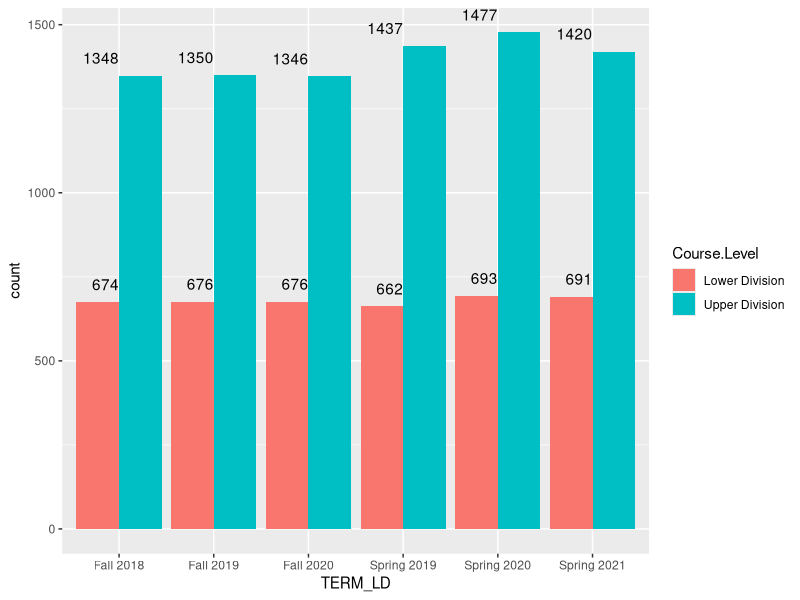
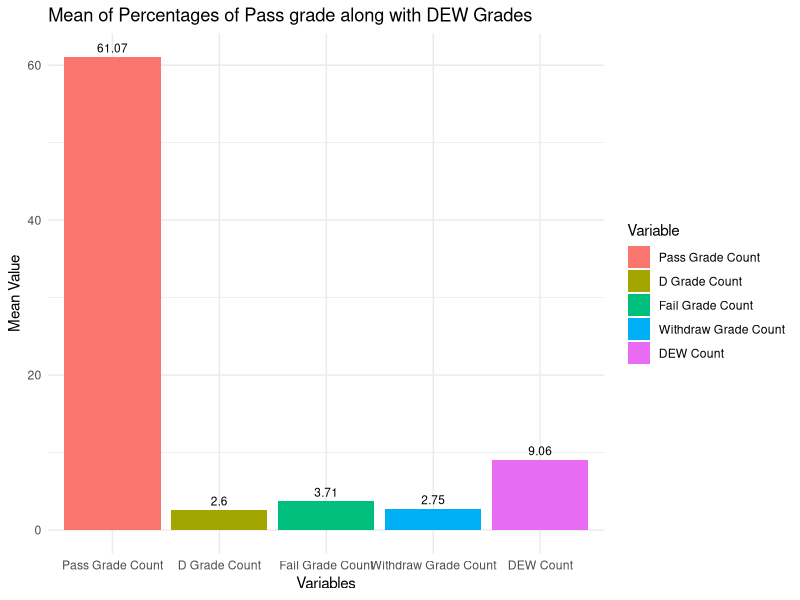

These charts were generated, in order, by the following R code:
## ---- chunk 1
#| code-fold: true
#| code-summary: "Load Libraries"

suppressWarnings(library(tidyverse))
library(knitr)
library(lubridate)
library(ggplot2)
## ---- chunk 2
#| code-fold: true
#| code-summary: "Read in Data"
# read in data
dew_data <- read.csv("data/clean_dew_data.csv")
kable(head(dew_data))

## ---- chunk 3
#| code-fold: true
#| code-summary: "summary of total courses"

# add the column names
table1<- dew_data %>% group_by(College) %>% count(TERM_LD)
table1 <- table1 %>% pivot_wider(names_from = TERM_LD, values_from = n)
kable(table1, caption = "Total Course Offering for Each College per Semester"
      )
## ---- chunk 4
#| code-fold: true
#| code-summary: "remove low course offering colleges"
dew_data <- dew_data %>% filter(College != "College of Medicine - Tucson",
                                College != "College of Nursing",
                                College != "College of Public Health",
                                College != "Colleges of Letters Arts & Sci",
                                College != "Graduate College",
                                College != "James E Rogers College of Law",
                                College != "R Ken Coit College of Pharmacy",
                                College != "W.A. Franke Honors College")

## ---- chunk 5
#| code-fold: true
#| code-summary: "summary of total courses"

# table2 <- dew_data %>% group_by(College) %>% count(Total.Student.Count)
# kable(table2, caption = "Total Student Enrollment for Courses in Each College"
#       )
## ---- chunk 6
dew_data %>% 
  group_by(TERM_LD, Course.Level) %>% 
  ggplot(aes( x = TERM_LD,
              fill = Course.Level))+
  geom_bar(position = "dodge")+
  geom_text(stat='count', aes(label=..count..), vjust=-1, hjust= 1)
## ---- chunk 7
clean_dew_data<- read.csv("data/clean_dew_data.csv")
# Calculating means
means <- c(
  mean(clean_dew_data$Total.Student.Count)
  
)

# Creating a data frame
means_data <- data.frame(
  Variable = c("Total Student Count"),
  Mean_Value = means
)
# Creating a kable table
kable(means_data,  caption = "Mean of Enrollment, Pass grades, DEW Grades ")
## ---- chunk 8
# Assuming you have the ggplot2 library installed
# If not, install it using install.packages("ggplot2")
library(ggplot2)

# Define the order of variables
variable_order <- c( "Pass Grade Count", "D Grade Count", "Fail Grade Count", "Withdraw Grade Count", "DEW Count")

# Creating a data frame with the means
means_data <- data.frame(
  Variable = factor(variable_order, levels = variable_order),
  Mean_Value = c(
    #mean(clean_dew_data$Total.Student.Count), Write a note on this
    mean(clean_dew_data$PASS_GRADE_COUNT),
    mean(clean_dew_data$D_GRADE_COUNT),
    mean(clean_dew_data$FAIL_GRADE_COUNT),
    mean(clean_dew_data$WITHDRAW_GRADE_COUNT),
    mean(clean_dew_data$DEW_COUNT)
  )
)

# Creating a bar plot
ggplot(means_data, aes(x = Variable, y = Mean_Value, fill = Variable)) +
  geom_bar(stat = "identity") +
  geom_text(aes(label = round(Mean_Value, 2)), vjust = -0.5, size = 3) +  # Add text labels
  labs(title = "Mean of Percentages of Pass grade along with DEW Grades",
       x = "Variables",
       y = "Mean Value") +
  theme_minimal()

## ---- chunk 9
# Assuming you have the dplyr, knitr, and stringr libraries installed
# If not, install them using install.packages(c("dplyr", "knitr", "stringr"))
library(dplyr)
library(knitr)
library(stringr)

# Group by College and calculate the mean for each grade-related column
college_means_data <- clean_dew_data %>%
  group_by(College) %>%
  summarise(PASS_GRADE_COUNT = mean(PASS_GRADE_COUNT),
            D_GRADE_COUNT = mean(D_GRADE_COUNT),
            FAIL_GRADE_COUNT = mean(FAIL_GRADE_COUNT),
            WITHDRAW_GRADE_COUNT = mean(WITHDRAW_GRADE_COUNT),
            DEW_COUNT = mean(DEW_COUNT))

# Remove underscores from column names
names(college_means_data) <- str_replace_all(names(college_means_data), "_", " ")

# Round off mean values to two decimal points
college_means_data[, -1] <- round(college_means_data[, -1], 2)

# Create a kable table for means of each grade-related column for each college
kable(college_means_data, 
               caption = "Means for Total Pass, D, E, W, and Total DEW Counts Across Colleges")

